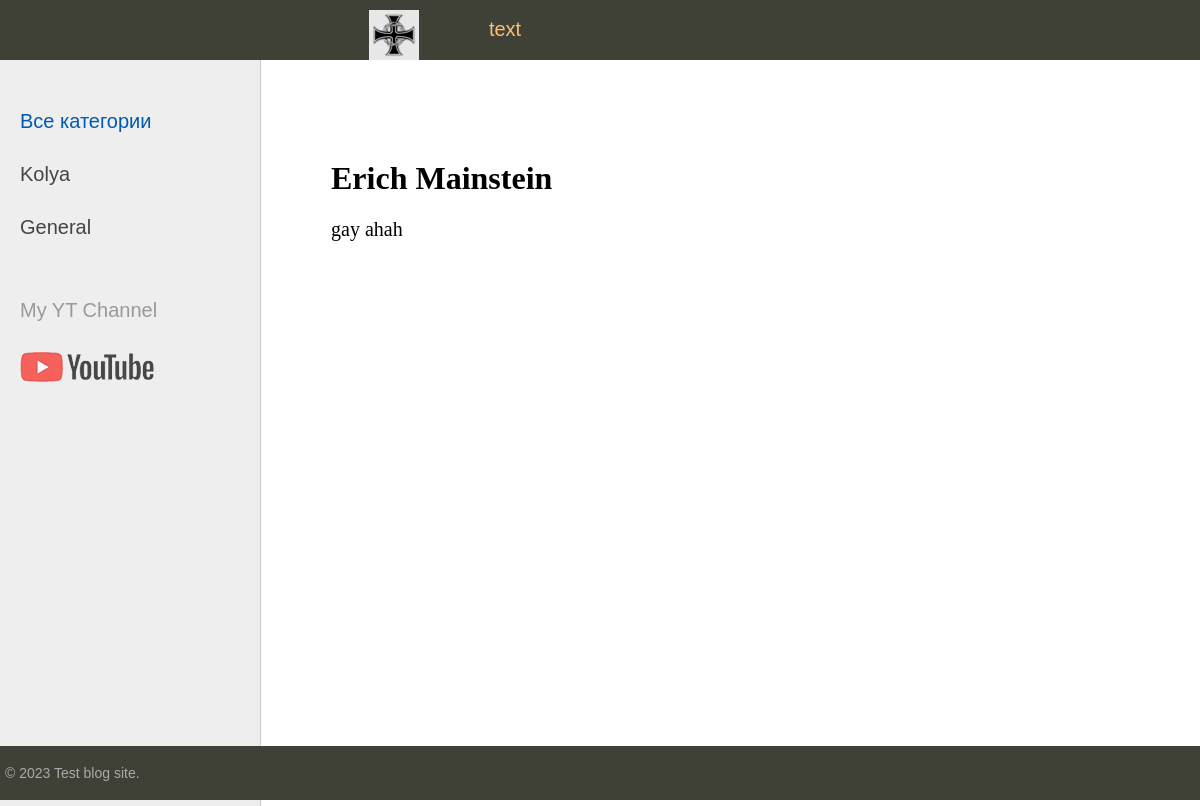
The app's page /post/erich-mainstein/, older data.
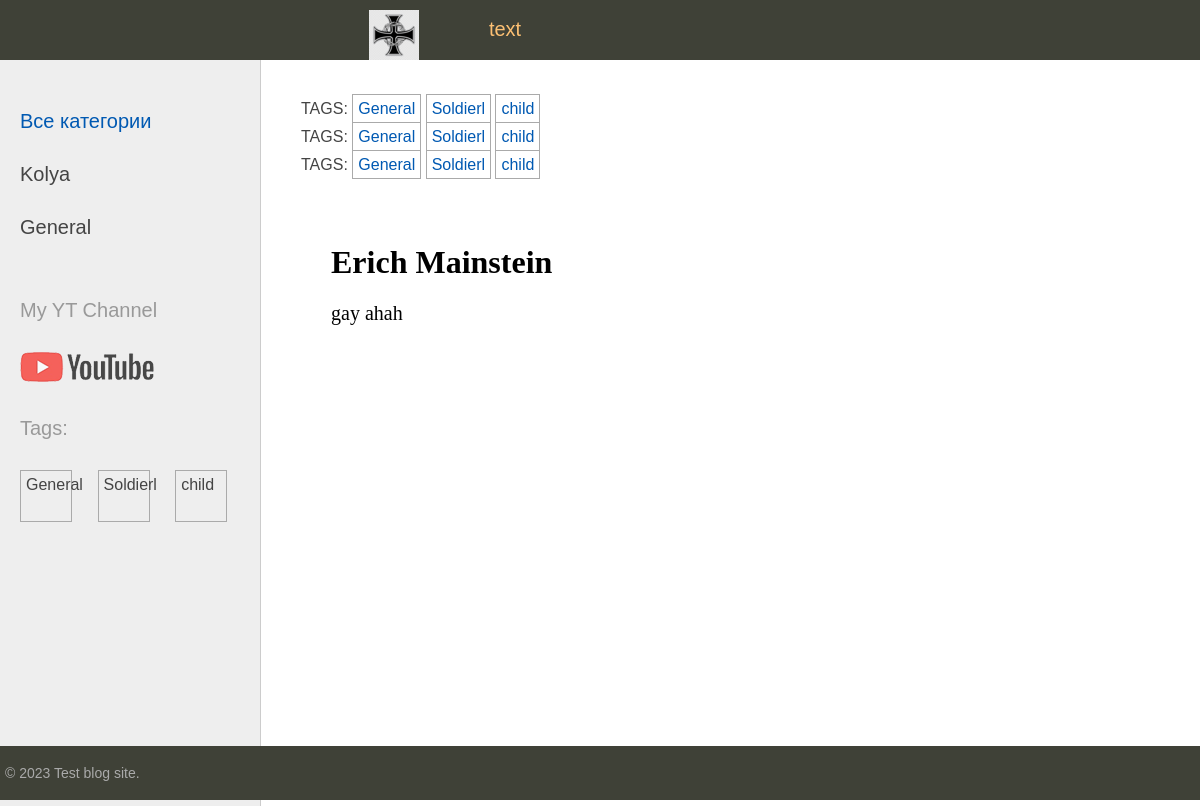
The same page, newer data.
### sitetest/models.py (models this page shows, shortened)
class Category(models.Model):
    name = models.CharField(max_length=100, db_index=True)
    slug = models.SlugField(max_length=255, unique=True, db_index=True)
    def get_absolute_url(self):
        return reverse("category", kwargs={"cat_slug":self.slug} )

class TagPost(models.Model):
    tag = models.CharField(max_length=100, db_index=True)
    slug = models.SlugField(max_length=255, unique=True, db_index=True)
    def get_absolute_url(self):
        return reverse("tags", kwargs={"tag_slug":self.slug} )

### sitetest/views.py (the view)
# urls.py: path('post/<slug:post_slug>/', views.show_post, name="post"),
def show_post(request, post_slug):
    post = get_object_or_404(Persons, slug=post_slug)
    tags = TagPost.objects.all()
    data = {
        "title": post.title,
        "content": post.content,
        "tags":tags,
        "is_published": post.is_published,
        "menu": menu,
        "gay": True,
    }
    return render(request, "sitetest/post.html", context=data)

### sitetest/templatetags/person_tags.py (called while the page is built)
@register.inclusion_tag('sitetest/list_categories.html')
def show_categories(cat_selected=0):
    cats = Category.objects.all()
    return {'cats': cats, 'cat_selected': cat_selected}

@register.inclusion_tag('sitetest/list_tags.html')
def show_tags():
    tags = TagPost.objects.all()
    return {'tags': tags}

### sitetest/templates/sitetest/post.html (shortened to what this page needs)
{% extends 'base.html' %}
{% block breadcrumbs %}
{% for t in tags %}
{% if tags %}
<ul class="tags-list">
    <li>TAGS:</li>
    {% for t in tags %}
    <li><a href="{{t.get_absolute_url}}">{{t.tag}}</a></li>
    {% endfor %}
</ul>
{% endif %}
{% endfor %}
{% endblock %}
{% block content %}
<h1> {{title}}</h1>
{%if is_published%}
gay ahah
{%endif%}
{% endblock %}

### sitetest/templates/sitetest/list_categories.html
{% for cat in cats %}
{% if cat.id == cat_selected %}
<li class="selected">{{cat.name}}</li>
{% else %}
<li><a href="{{ cat.get_absolute_url }}">{{cat.name}}</a></li>
{% endif %}
{% endfor %}

### sitetest/templates/sitetest/list_tags.html
{%if tags%}
<p> Tags: </p>
<ul class="tags-list">
    {%for t in tags%}
    <li><a href="{{ t.get_absolute_url }}">{{t.tag}}</a></li>
    {%endfor%}
</ul>
{%endif%}

Row changes from the older to the newer data that the page shows:
added TagPost: tag "General"
added TagPost: tag "Soldierl"
added TagPost: tag "child"
Text that changed along with them:
text now shown: "Tags:"
